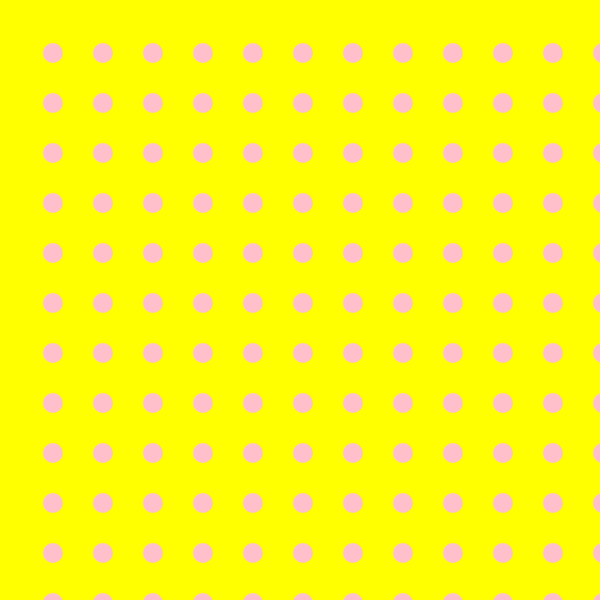
Frame 1 (no input)
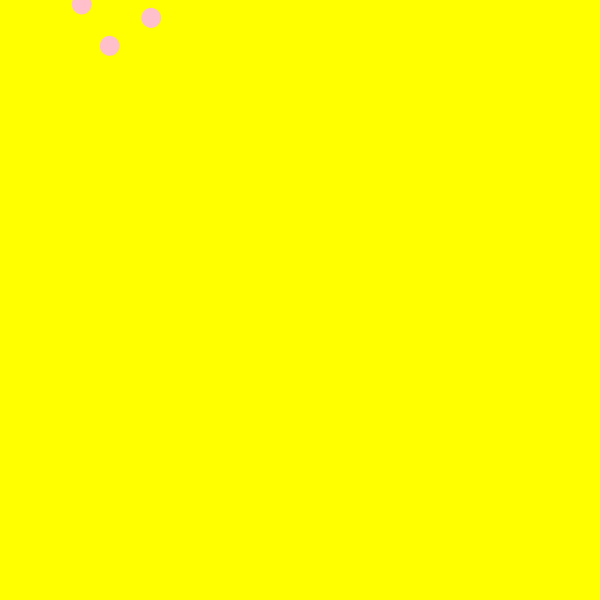
Frame 60 (no input)
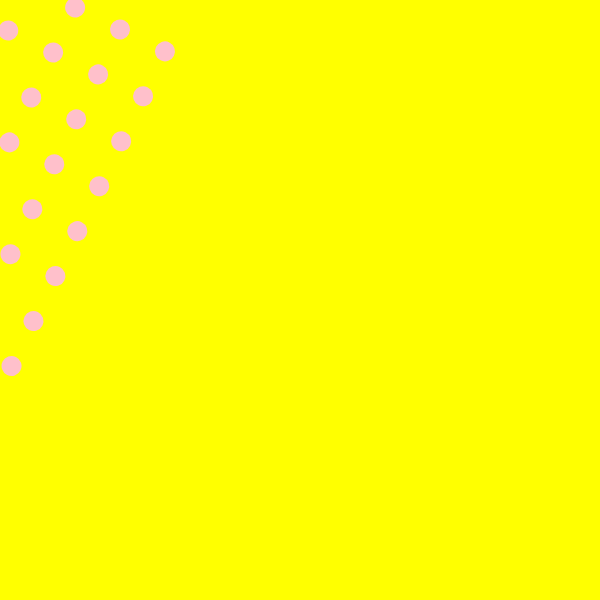
Frame 120 (the mouse pressed at the canvas centre since frame 60)

The p5.js sketch that drew these frames (run headless with seeded random() and noise() and a simulated clock; from frame 60 on, the mouse is pressed at the canvas centre):

// p5.js sketch
// ── sketch.js
let angle = 0;
let x = 50;
let y = 50;

function setup() {
  createCanvas(600, 600);
  angleMode(DEGREES);
  fill("pink");
  noStroke();
}

function draw() {
  background("yellow");
  translate(x, y);
  //roterer om (x,y) med vinklen (angle)
  rotate(angle);
  ellipseMode(CENTER);

  //får dem til at bevæge isg hen af x-aksen
  x = x + 1;
  //angle inkrementeres for at fortsætte rotationen
  angle = angle + 4;

  //tegner et givent antal cikler
  for (var row = 3; row <= width; row = row + 50) {
    for (var col = 3; col <= height; col = col + 50) {
      ellipse(row, col, 20, 20);
    }
  }
}
